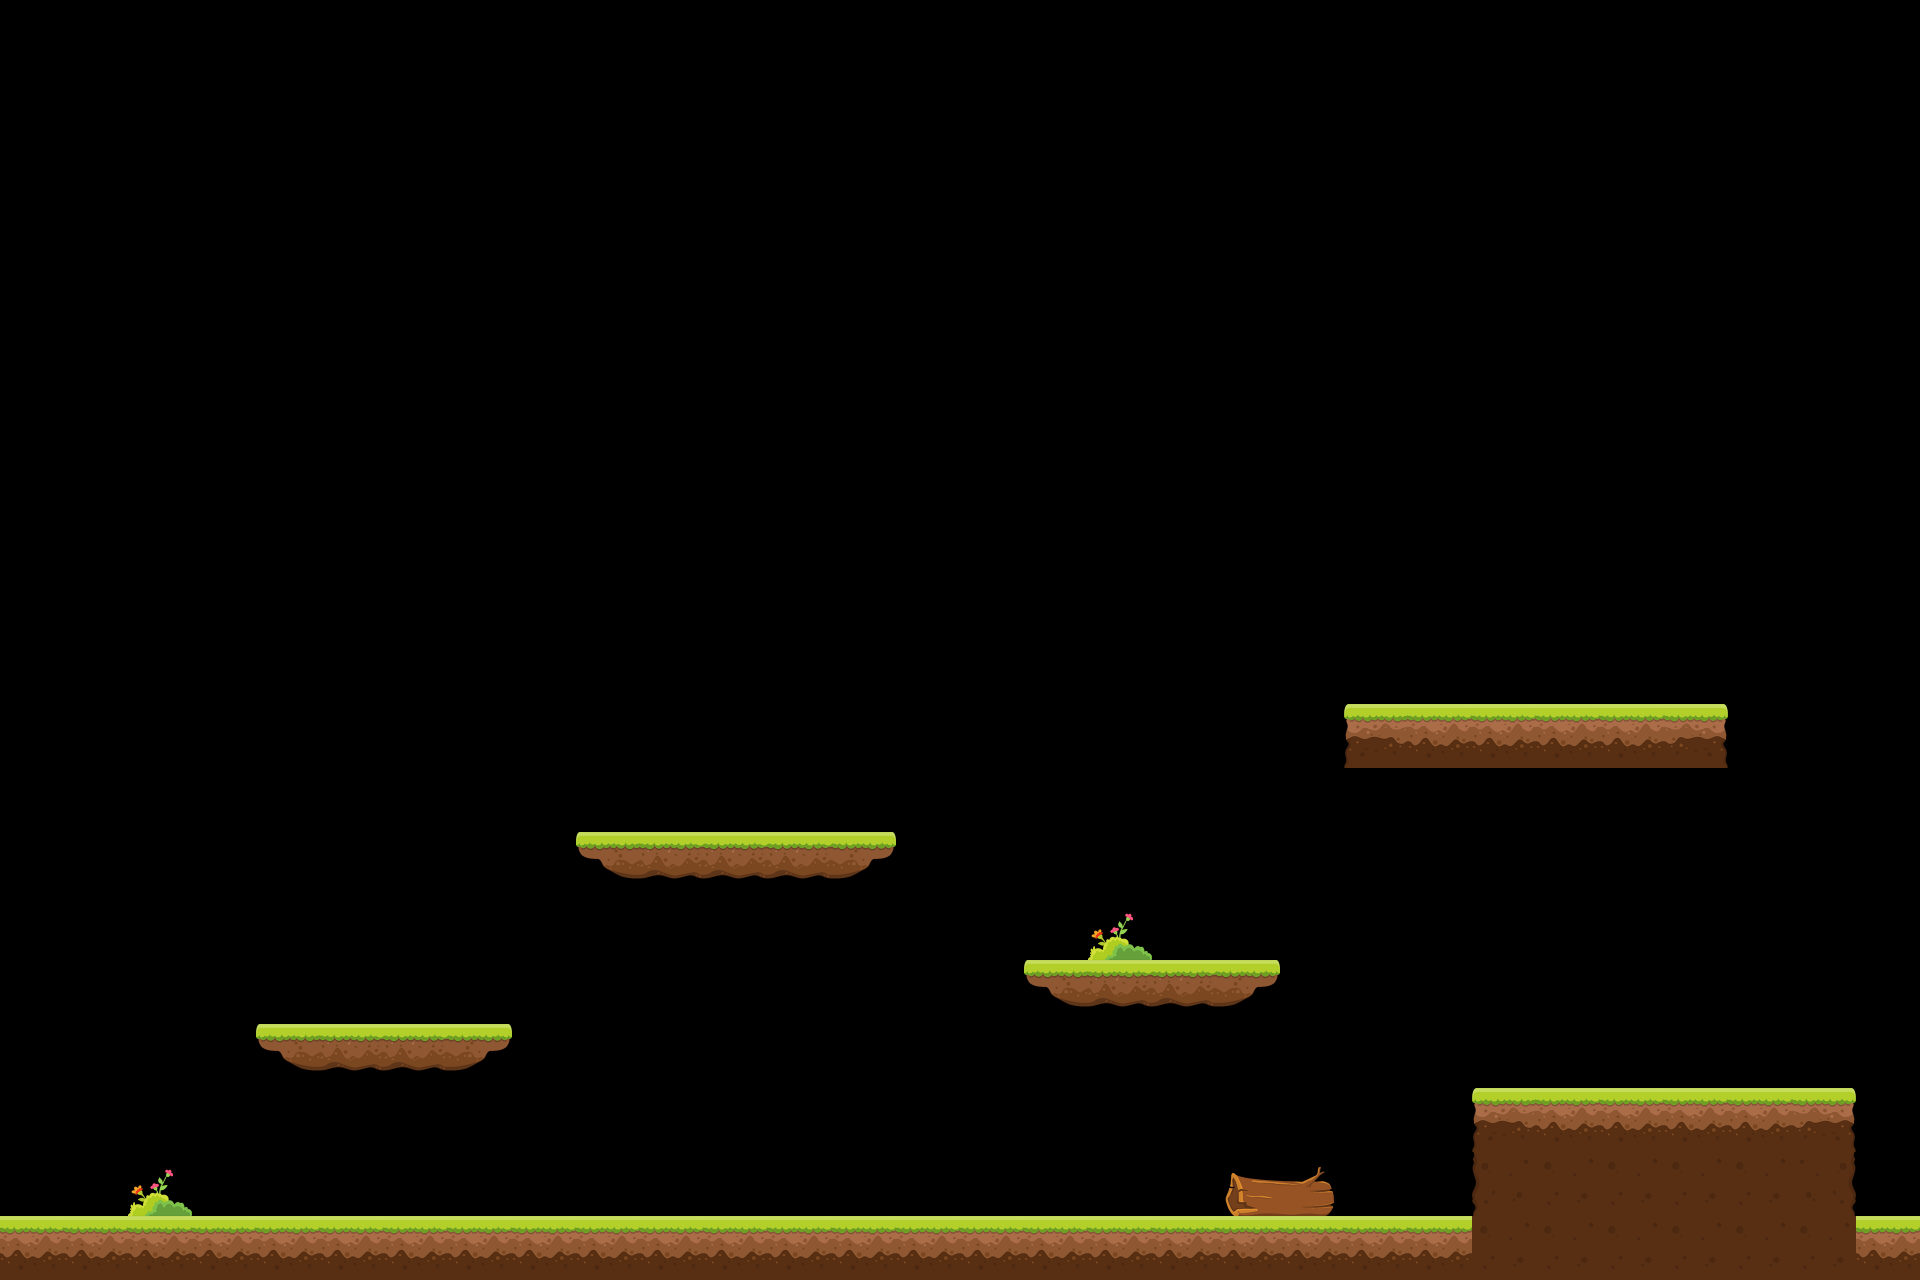

This is a level from a 2D game, rendered from its Tiled map with the project's own tilesets. A one-line summary and the map file follow, with tile-layer data summarised:
An orthogonal 30x20 tile map with 64x64 px tiles, 3 tile layers (Lands, LowLayer1, LowLayer2) and 13 objects.

<map version="1.0" orientation="orthogonal" renderorder="right-down" width="30" height="20" tilewidth="64" tileheight="64" nextobjectid="45">
 <tileset firstgid="1" name="alpha-racing-tmx" tilewidth="64" tileheight="64" tilecount="16" columns="16">
  <image source="SD/alpha-racing-tmx.png" width="1024" height="64" />
 </tileset>
 <layer name="Lands" width="30" height="20">
  <data>[600 cells, 61 non-empty, 9 distinct tile ids]</data>
 </layer>
 <objectgroup name="alphaPosition1">
  <object id="23" x="384" y="896" />
  <object id="24" x="494" y="896" />
 </objectgroup>
 <objectgroup name="alphaPosition2">
  <object id="11" x="704" y="704" />
  <object id="12" x="832" y="704" />
  <object id="14" x="704" y="640" />
  <object id="15" x="832" y="640" />
  <object id="33" x="1152" y="832" />
 </objectgroup>
 <objectgroup name="alphaPosition3">
  <object id="19" x="1664" y="896" />
  <object id="35" x="1536" y="896" />
  <object id="37" x="1792" y="896" />
 </objectgroup>
 <layer name="LowLayer1" width="30" height="20">
  <data>[600 cells, 4 non-empty, 3 distinct tile ids]</data>
 </layer>
 <layer name="LowLayer2" width="30" height="20">
  <data>[600 cells, 0 non-empty, 0 distinct tile ids]</data>
 </layer>
 <objectgroup color="#ff0000" name="Obstacles">
  <properties>
   <property name="type" value="hanging" />
  </properties>
  <object id="42" x="320" y="1216">
   <properties>
    <property name="type" value="standing" />
   </properties>
  </object>
  <object id="43" x="832" y="896">
   <properties>
    <property name="type" value="hanging" />
   </properties>
  </object>
  <object id="44" x="1664" y="768">
   <properties>
    <property name="type" value="hanging" />
   </properties>
  </object>
 </objectgroup>
 <objectgroup color="#80ff00" name="Boosters" />
</map>
